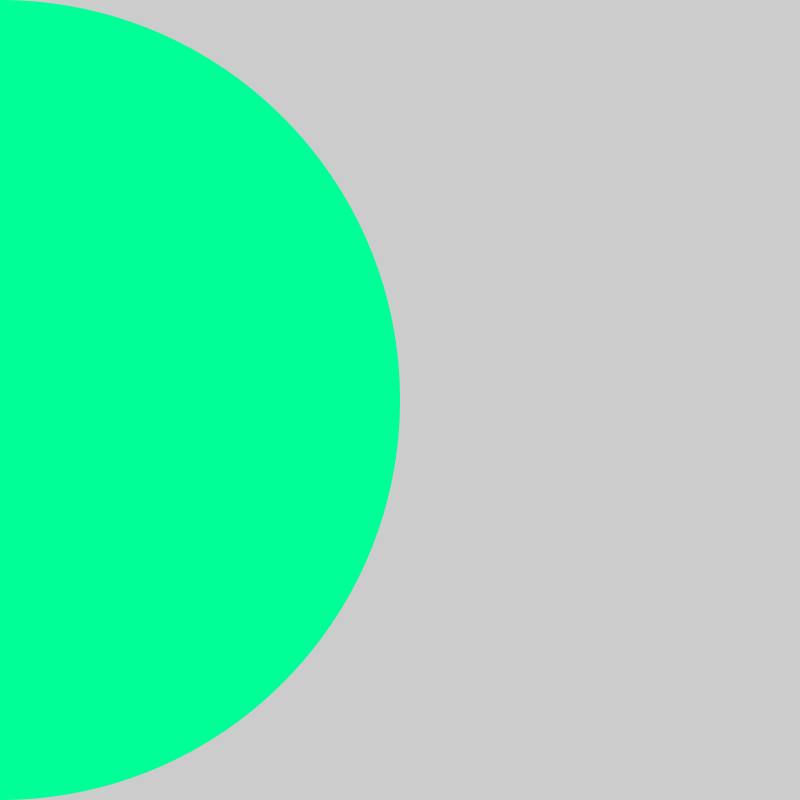
Frame 1 (no input)
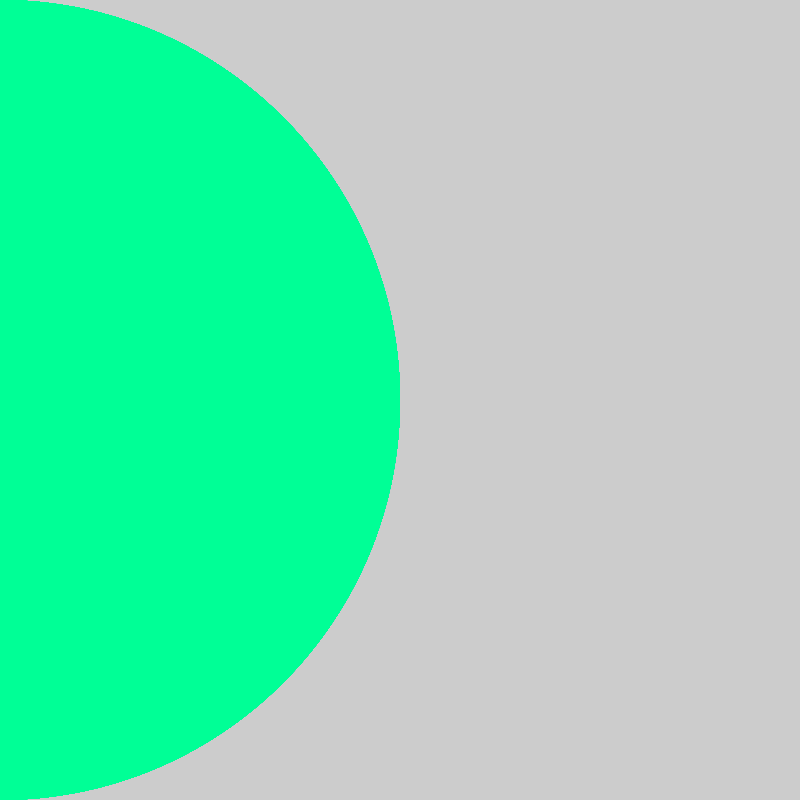
Frame 60 (the mouse pressed at the canvas centre just before this capture)
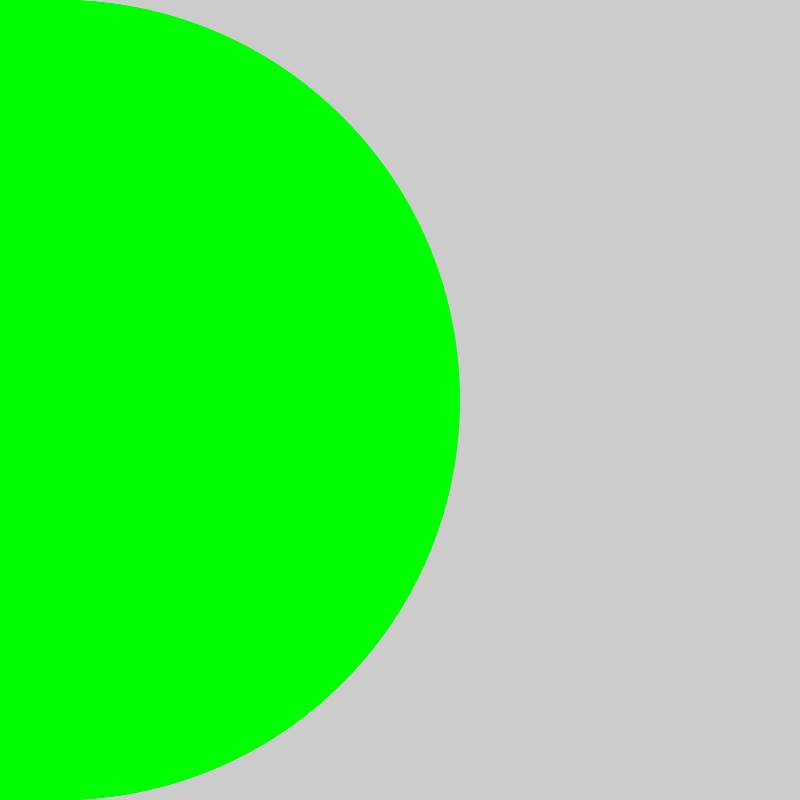
Frame 120 (the mouse held since frame 60 and released just before this capture)

The Processing sketch that drew these frames (run headless with seeded random() and noise(); from frame 60 on, the mouse is pressed at the canvas centre):

// Processing sketch: LogicalDot
// ── LogicalDot.pde
int x=0;

void setup(){
  size(800,800);
  noStroke();
}
void draw(){
  if(mousePressed){
    fill(0,255,0);
    x++;
  }
  else{
    fill(0,255,150);
  }
  ellipse(x,400,800,800);
}
